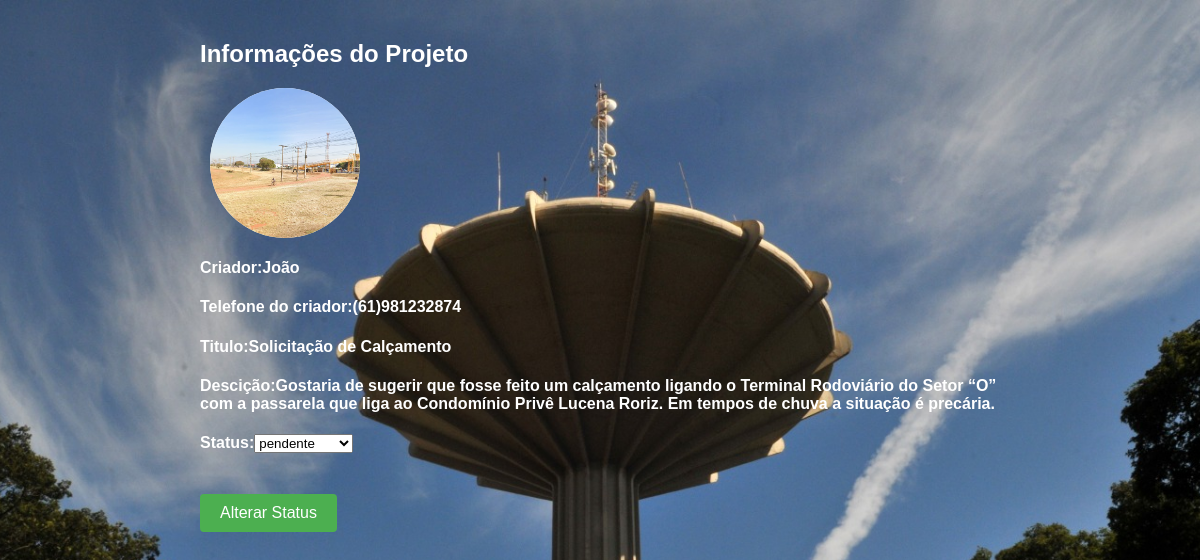
The app's page /view/AlterarProjetoP.php?id=1 (signed in) with its own data.
### tables this page shows
CREATE TABLE IF NOT EXISTS `tb_projeto` (
  `idprojeto` INT(11) NOT NULL AUTO_INCREMENT,
  `titulo` VARCHAR(45) NOT NULL,
  `arquivo` VARCHAR(255) NOT NULL,
  `descricao` VARCHAR(255) NOT NULL,
  `dataHora` TIMESTAMP NOT NULL DEFAULT CURRENT_TIMESTAMP ON UPDATE CURRENT_TIMESTAMP,
  `idtipo_projeto` INT(11) NOT NULL,
  `idprefeitura` INT(11) NOT NULL,
  `idstatus` INT(11) NOT NULL,
  `idtipo_regiao` INT(11) NOT NULL,
  PRIMARY KEY (`idprojeto`),
  INDEX `fk_tb_projeto_tb_tipo_projeto1_idx` (`idtipo_projeto` ASC),
  INDEX `fk_tb_projeto_tb_prefeito_comunitario1_idx` (`idprefeitura` ASC),
  INDEX `fk_tb_projeto_tb_status1_idx` (`idstatus` ASC),
  INDEX `fk_tb_projeto_tipo_regiao1_idx` (`idtipo_regiao` ASC),
  CONSTRAINT `fk_tb_projeto_tb_prefeito_comunitario1`
    FOREIGN KEY (`idprefeitura`)
    REFERENCES `tb_prefeito_comunitario` (`idprefeitura`)
    ON DELETE NO ACTION
    ON UPDATE NO ACTION,
  CONSTRAINT `fk_tb_projeto_tb_status1`
    FOREIGN KEY (`idstatus`)
    REFERENCES `tb_status` (`idstatus`)
    ON DELETE NO ACTION
    ON UPDATE NO ACTION,
  CONSTRAINT `fk_tb_projeto_tb_tipo_projeto1`
    FOREIGN KEY (`idtipo_projeto`)
    REFERENCES `tb_tipo_projeto` (`idtipo_projeto`)
    ON DELETE NO ACTION
    ON UPDATE NO ACTION,
  CONSTRAINT `fk_tb_projeto_tipo_regiao1`
    FOREIGN KEY (`idtipo_regiao`)
    REFERENCES `tb_tipo_regiao` (`idtipo_regiao`)
    ON DELETE NO ACTION
    ON UPDATE NO ACTION);

CREATE TABLE IF NOT EXISTS `tb_prefeito_comunitario` (
  `idprefeitura` INT(11) NOT NULL AUTO_INCREMENT,
  `nome_prefeito` VARCHAR(45) NOT NULL,
  `cpf_prefeito` VARCHAR(45) NOT NULL,
  `dt_nasc_prefeito` DATE NOT NULL,
  `tel_prefeito` VARCHAR(15) NOT NULL,
  `genero` INT(11) NOT NULL COMMENT '1=masculino\\n2=feminino\\n3=outros',
  `endereco_prefeito` VARCHAR(100) NOT NULL,
  `numero_registro_prefeito` VARCHAR(45) NOT NULL,
  `data_criacao_prefeito` TIMESTAMP NOT NULL DEFAULT CURRENT_TIMESTAMP ON UPDATE CURRENT_TIMESTAMP,
  `idusuario` INT(11) NOT NULL,
  PRIMARY KEY (`idprefeitura`),
  UNIQUE INDEX `cpf_Prefeito_UNIQUE` (`cpf_prefeito` ASC),
  UNIQUE INDEX `tel_prefeito_UNIQUE` (`tel_prefeito` ASC),
  UNIQUE INDEX `numero_registro_prefeito_UNIQUE` (`numero_registro_prefeito` ASC),
  INDEX `fk_tb_prefeito_comunitario_tb_usuario1_idx` (`idusuario` ASC),
  CONSTRAINT `fk_tb_prefeito_comunitario_tb_usuario1`
    FOREIGN KEY (`idusuario`)
    REFERENCES `tb_usuario` (`idusuario`)
    ON DELETE NO ACTION
    ON UPDATE NO ACTION);

CREATE TABLE IF NOT EXISTS `tb_status` (
  `idstatus` INT(11) NOT NULL AUTO_INCREMENT,
  `tipo_status` VARCHAR(45) NOT NULL,
  PRIMARY KEY (`idstatus`));

### DAO/Tb_projetoDAO.php (called while the page is built, shortened)
<?php
class Tb_projetoDAO {
        public function pesquisarumregistro(Tb_projetoDTO $Tb_projetoDTO){
         $pdo = Conexao::getInstance();
         $sql = "SELECT * from tb_projeto U
         INNER JOIN tb_status S on U.idstatus=S.idstatus
         INNER JOIN tb_prefeito_comunitario PC on U.idprefeitura=PC.idprefeitura
         where U.idprojeto=?;";
         $execucao = $pdo ->prepare($sql);
         $execucao ->bindValue(1,$Tb_projetoDTO->getIdprojeto());
         $execucao ->execute();
         $resultado = $execucao->fetch(PDO::FETCH_ASSOC);
         return $resultado;
    }
    }

### DTO/Tb_projetoDTO.php (called while the page is built, shortened)
<?php
class Tb_projetoDTO {
     private $idprojeto;
    function getIdprojeto() {
        return $this->idprojeto;
    }
    function setIdprojeto($idprojeto) {
        $this->idprojeto = $idprojeto;
    }
}

### view/AlterarProjetoP.php (the view, shortened to what this page needs)
<!DOCTYPE html>
<html>
<head>
    <link rel="stylesheet" href="../css/perfil.css">
</head>
<body>
    <?php
    require_once '../DAO/Tb_projetoDAO.php';
    require_once '../DTO/Tb_projetoDTO.php';
    $idprojeto = $_GET["id"];
    $Tb_projetoDTO = new Tb_projetoDTO();
    $Tb_projetoDTO->setIdprojeto($idprojeto);
    $Tb_projetoDAO = new Tb_projetoDAO();
    $projeto = $Tb_projetoDAO->pesquisarumregistro($Tb_projetoDTO);
    $nome = $projeto["nome_prefeito"];
    $tel = $projeto["tel_prefeito"];
    $arquivo = "../img/upload/" . $projeto["arquivo"];
    $titulo = $projeto["titulo"];
    $descicao = $projeto["descricao"];
    ?>
<div class="container">
    <h2>Informações do Projeto</h2>
    <div class="profile-picture">
        <img src="<?= $arquivo ?>" alt="Profile Picture">
    </div>
    <p>
        <h4><strong>Criador:</strong><?= $nome ?></h4>
    </p>
    <p>
        <h4><strong>Telefone do criador:</strong><?= $tel ?></h4>
    </p>
    <p>
        <h4><strong>Titulo:</strong><?= $titulo ?></h4>
    </p>
    <p>
        <h4><strong>Descição:</strong><?= $descicao ?></h4>
        <form name="alterarProjetoP" method="post" action="../controller/alterarProjetoPcontroller.php">
        </p>
        <p>
            <h4><strong>Status:</strong><select name="idstatus">
            <?php
                if ($projeto["idstatus"] == "1") {
                    echo "<option value='1'selected>pendente</option>";
                } else if ($projeto["idstatus"] == "2") {
                    echo "<option value='1'>pendente</option>";
                    echo "<option value='2'selected>Em análise</option>";
                    echo "<option value='3'>Deferido</option>";
                    echo "<option value='4'>Não deferido</option>";
                } else if ($projeto["idstatus"] == "3") {
                    echo "<option value='1'>pendente</option>";
                    echo "<option value='2'>Em análise</option>";
                    echo "<option value='3'selected>Deferido</option>";
                    echo "<option value='4'>Não deferido</option>";
                } else {
                    echo "<option value='1'>pendente</option>";
                    echo "<option value='2'>Em análise</option>";
                    echo "<option value='3'>Deferido</option>";
                    echo "<option value='4'selected>Não deferido</option>";
                }
                ?>
                </select>
                </h4>
        </p>
        <input type="submit" value="Alterar Status" class="edit-profile-button">
    </div>
</body>
</html>

### css/perfil.css (style rules this page uses)
body { background-image: url(../img/WhatsApp-Image-2021-03-27-at-10.47.21.jpeg); background-size: cover; background-position: center; color: #fff; font-family: Arial, sans-serif; font-size: 16px; margin: 0 20px; padding: 0; height: 100vh; }
.edit-profile-button { background-color: #4CAF50; border: none; border-radius: 4px; color: white; cursor: pointer; font-size: 16px; margin-top: 20px; padding: 10px 20px; text-align: center; text-decoration: none; transition-duration: 0.4s; }
.container { margin: 0 auto; max-width: 800px; padding: 20px; }
.profile-picture { width: 150px; height: 150px; border-radius: 50%; overflow: hidden; margin: 10px; background-color: #f5f5f5; }
.profile-picture img { width: 100%; height: 100%; object-fit: cover; }

### records on screen
tb_projeto: arquivo (picture), idprefeitura.nome_prefeito "João", idprefeitura.tel_prefeito "(61)981232874", titulo "Solicitação de Calçamento", descricao "Gostaria de sugerir que fosse feito um calçamento ligando o Terminal Rodoviário do Setor “O” com a passarela que liga ao Condomínio Privê Lucena Roriz. Em tempos de chuva a situação é precária."
tb_status: idstatus "pendente"
